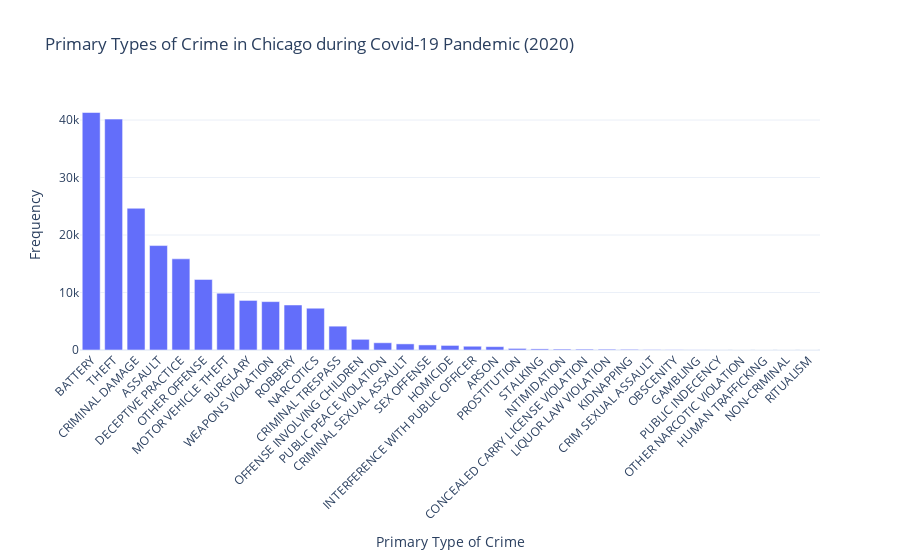

Source (notebook cell):
### Code cell
#determining the primary type of crime in 2020

# Filtering the dataset to include only records from the year 2020
crimes_2020 = crime_filtered_new[crime_filtered_new['Year'] == 2020]

# Counting the occurrences of each primary type of crime and vewing the count with their frequencies. 

crime_counts = crimes_2020['Primary Type'].value_counts().reset_index()
crime_counts.columns = ['Primary Type', 'Frequency']

# Create an interactive bar plot using Plotly
fig = px.bar(crime_counts, x='Primary Type', y='Frequency', title='Primary Types of Crime in Chicago during Covid-19 Pandemic (2020)',
             labels={'Frequency': 'Frequency', 'Primary Type': 'Primary Type of Crime'},
             template='plotly_white')
fig.update_layout(xaxis_tickangle=-45)
fig.show()

### Figure 1 — Plotly figure (JSON) as saved in the notebook; plotly's stock layout.template omitted (floating-point values rounded to 4 significant figures)
{"data": [{"alignmentgroup": "True", "hovertemplate": "Primary Type of Crime=%{x}<br>Frequency=%{y}<extra></extra>", "legendgroup": "", "marker": {"color": "#636efa", "pattern": {"shape": ""}}, "name": "", "offsetgroup": "", "orientation": "v", "showlegend": false, "textposition": "auto", "type": "bar", "x": ["BATTERY", "THEFT", "CRIMINAL DAMAGE", "ASSAULT", "DECEPTIVE PRACTICE", "OTHER OFFENSE", "MOTOR VEHICLE THEFT", "BURGLARY", "WEAPONS VIOLATION", "ROBBERY", "NARCOTICS", "CRIMINAL TRESPASS", "OFFENSE INVOLVING CHILDREN", "PUBLIC PEACE VIOLATION", "CRIMINAL SEXUAL ASSAULT", "SEX OFFENSE", "HOMICIDE", "INTERFERENCE WITH PUBLIC OFFICER", "ARSON", "PROSTITUTION", "STALKING", "INTIMIDATION", "CONCEALED CARRY LICENSE VIOLATION", "LIQUOR LAW VIOLATION", "KIDNAPPING", "CRIM SEXUAL ASSAULT", "OBSCENITY", "GAMBLING", "PUBLIC INDECENCY", "OTHER NARCOTIC VIOLATION", "HUMAN TRAFFICKING", "NON-CRIMINAL", "RITUALISM"], "xaxis": "x", "y": [41315, 40170, 24659, 18167, 15859, 12278, 9885, 8623, 8417, 7833, 7268, 4148, 1858, 1260, 1065, 882, 796, 654, 586, 275, 193, 156, 148, 140, 118, 75, 50, 25, 9, 6, 5, 1, 1], "yaxis": "y"}], "layout": {"barmode": "relative", "legend": {"tracegroupgap": 0}, "title": {"text": "Primary Types of Crime in Chicago during Covid-19 Pandemic (2020)"}, "xaxis": {"anchor": "y", "domain": [0, 1], "tickangle": -45, "title": {"text": "Primary Type of Crime"}}, "yaxis": {"anchor": "x", "domain": [0, 1], "title": {"text": "Frequency"}}}}
